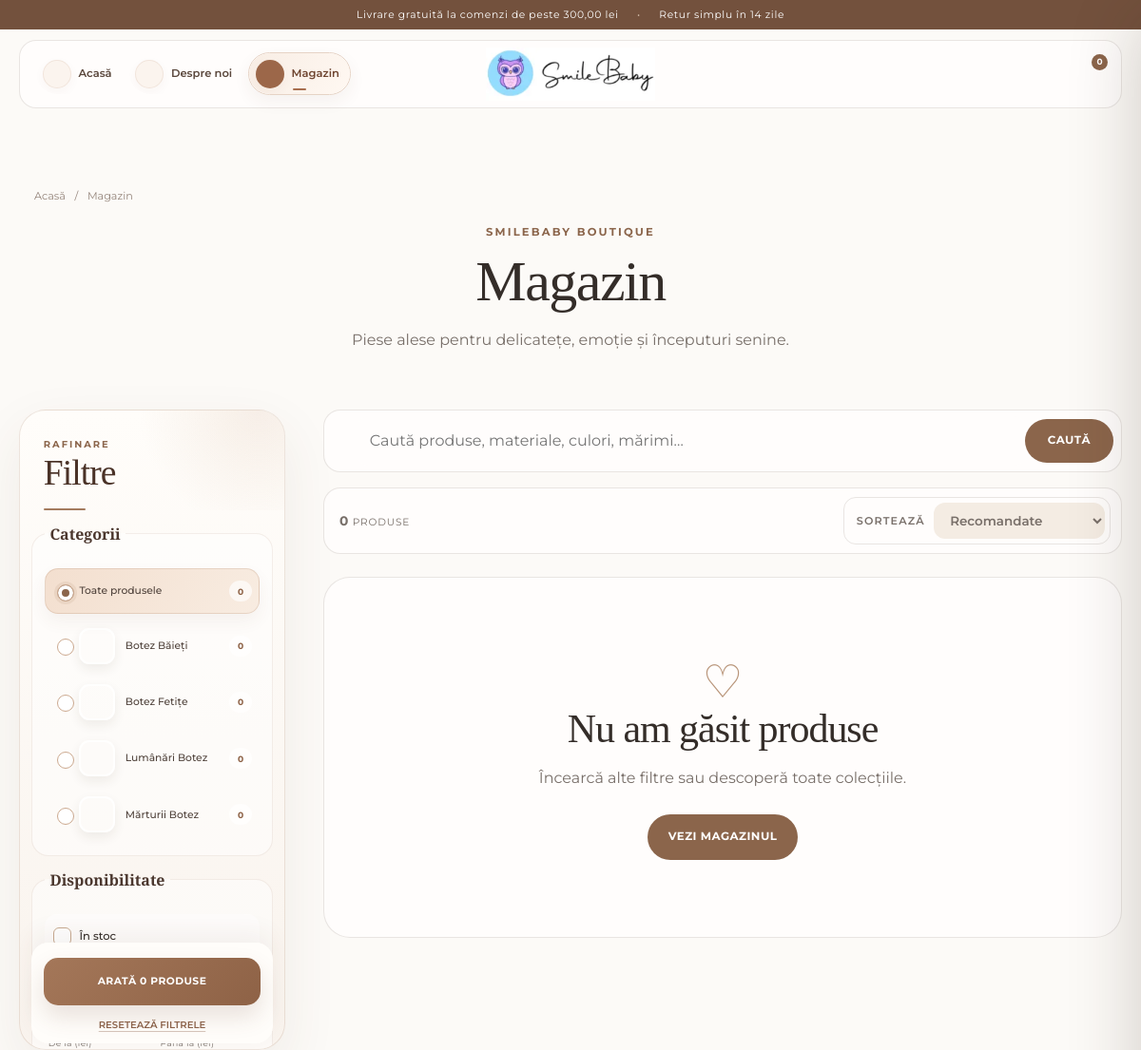
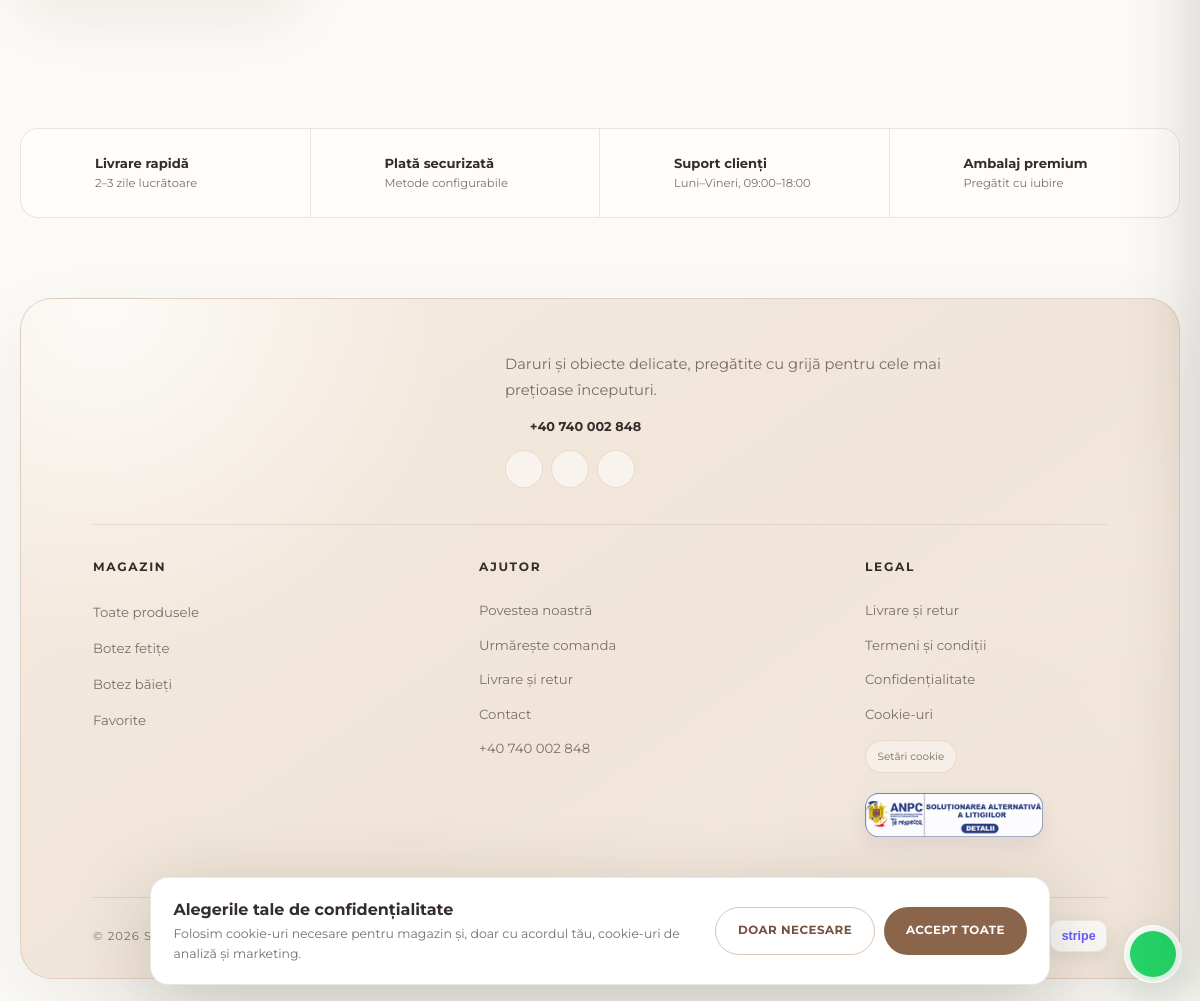
The page /magazin on the database its author committed (2 pictures, top to bottom).
### tables this page shows
CREATE TABLE IF NOT EXISTS categories (
    id BIGINT UNSIGNED AUTO_INCREMENT PRIMARY KEY,
    parent_id BIGINT UNSIGNED NULL,
    name VARCHAR(180) NOT NULL,
    slug VARCHAR(190) NOT NULL UNIQUE,
    short_description TEXT NULL,
    description MEDIUMTEXT NULL,
    image_path VARCHAR(500) NULL,
    status ENUM('active','inactive') NOT NULL DEFAULT 'active',
    show_on_homepage TINYINT(1) NOT NULL DEFAULT 0,
    homepage_order INT NOT NULL DEFAULT 0,
    meta_title VARCHAR(255) NULL,
    meta_description VARCHAR(320) NULL,
    indexable TINYINT(1) NOT NULL DEFAULT 1,
    created_at DATETIME NOT NULL DEFAULT CURRENT_TIMESTAMP,
    updated_at DATETIME NOT NULL DEFAULT CURRENT_TIMESTAMP ON UPDATE CURRENT_TIMESTAMP,
    INDEX idx_categories_parent (parent_id),
    INDEX idx_categories_home (show_on_homepage, homepage_order),
    CONSTRAINT fk_category_parent FOREIGN KEY (parent_id) REFERENCES categories(id) ON DELETE SET NULL
);

### views/layouts/storefront.php (the view, shortened to what the rows shown need)
<!doctype html>
<html lang="ro">
<head>
    <link rel="stylesheet" href="<?= asset('css/app.css') ?>">
    <link rel="stylesheet" href="<?= asset('css/testimonials.css') ?>">
</head>
<body>
<main id="continut"><?= $content ?></main>
<footer class="site-footer">
    <div class="shell footer-grid">
        <div class="footer-column"><h2>Magazin</h2></div>
        <div class="footer-column"><h2>Ajutor</h2></div>
        <div class="footer-column footer-legal"><h2>Legal</h2></div>
    </div>
</footer>
</body>
</html>

### views/storefront/shop.php (shortened to what the rows shown need)
<header class="page-hero compact shop-hero shell"><h1>Magazin</h1></header>
<div class="shop-layout shell">
    <aside class="filters" data-filters><div class="filter-title"><div><h2>Filtre</h2></div></div><form method="get" action="/magazin"><fieldset><?php foreach($categories as $cat):?><label class="filter-category"><input type="radio" name="category" value="<?=e($cat['slug'])?>" <?=$filters['category']===$cat['slug']?'checked':''?> data-filter-auto><img src="<?=e(optimized_image_url($cat['image_path'], 'card'))?>" alt="" loading="lazy" decoding="async"><span><?=e($cat['name'])?></span><b><?=e($cat['product_count']??'')?></b></label><?php endforeach?></fieldset></form></aside>
    <section class="shop-results"><?php if(!$products):?><div class="empty-state"><h2>Nu am găsit produse</h2></div><?php endif?></section>
</div>

### rows shown on the page
categories: slug "☐ Botez Băieți 0", shows a picture, name "Botez Băieți", product_count "0"
categories: slug "☐ Botez Fetițe 0", shows a picture, name "Botez Fetițe", product_count "0"
categories: slug "☐ Lumânări Botez 0", shows a picture, name "Lumânări Botez", product_count "0"
categories: slug "☐ Mărturii Botez 0", shows a picture, name "Mărturii Botez", product_count "0"

### other values the page prints
$announcementShipping "Livrare gratuită la comenzi de peste 300,00 lei"
$cartCount "0"
$allProductCount "0"
$total "0"
setting('estimated_delivery_text', '2–3 zile lucrătoare') "2–3 zile lucrătoare"
$sitePhone "+40 740 002 848"
